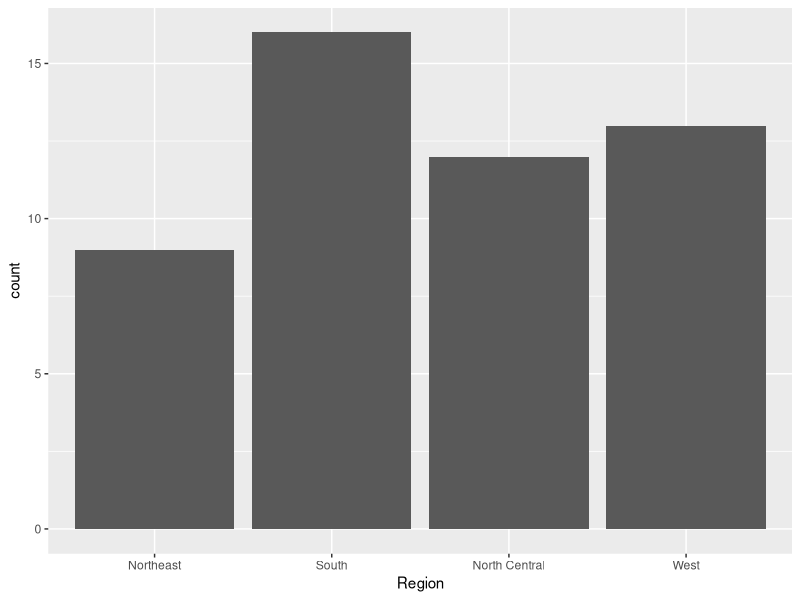
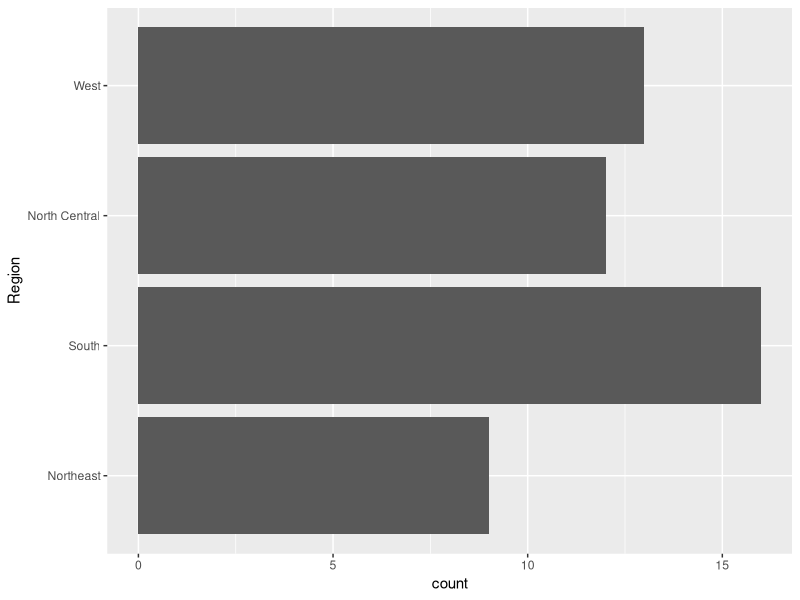
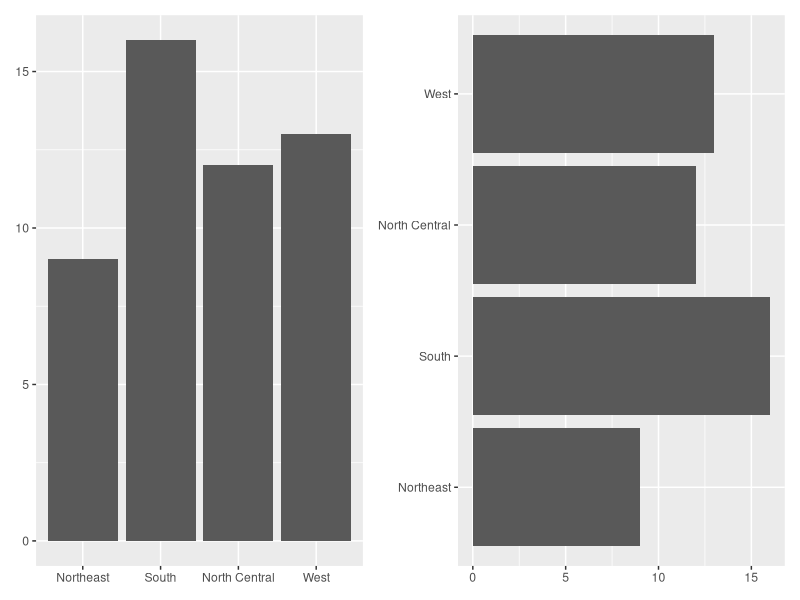
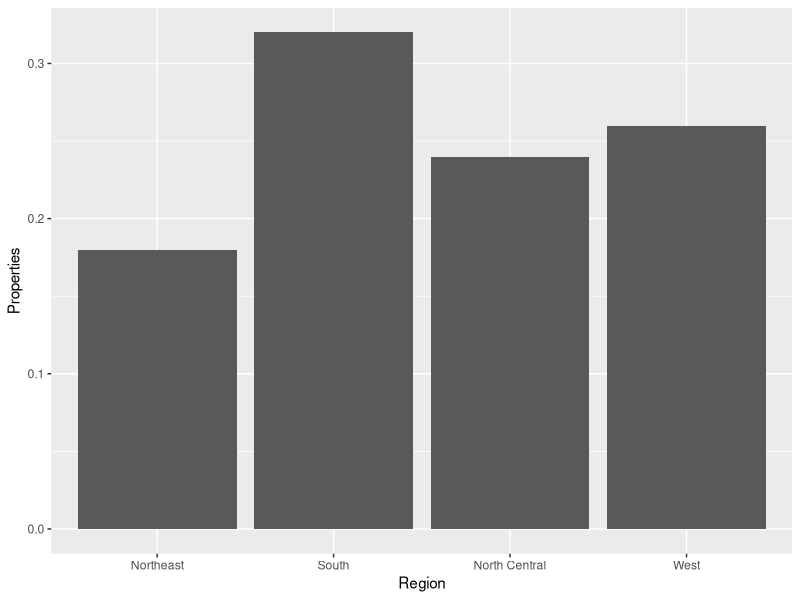
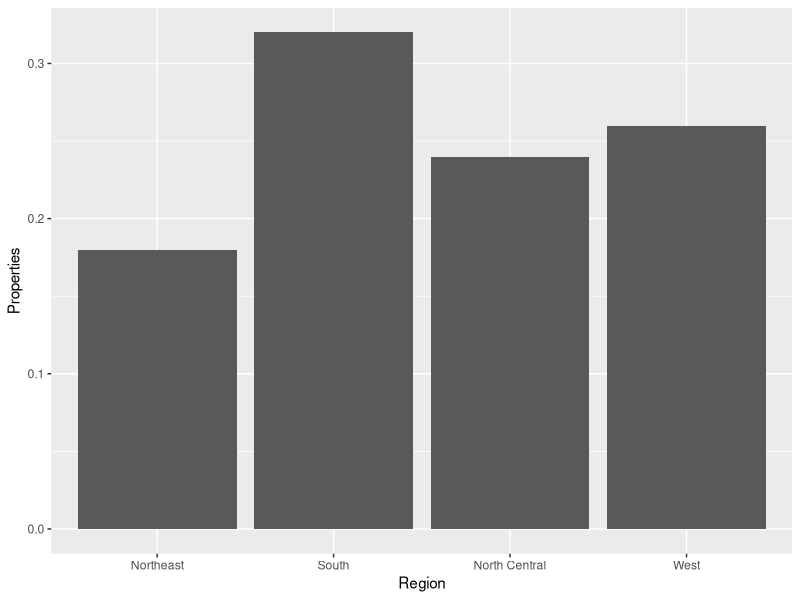
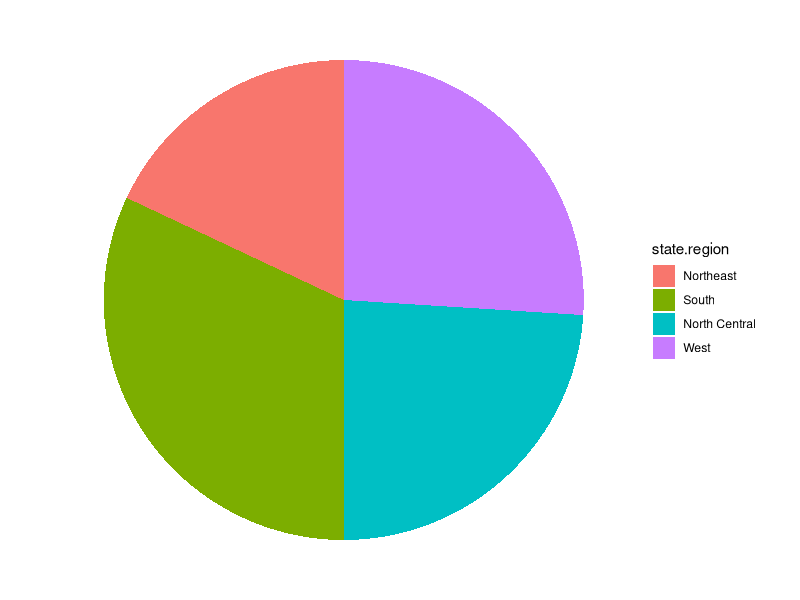
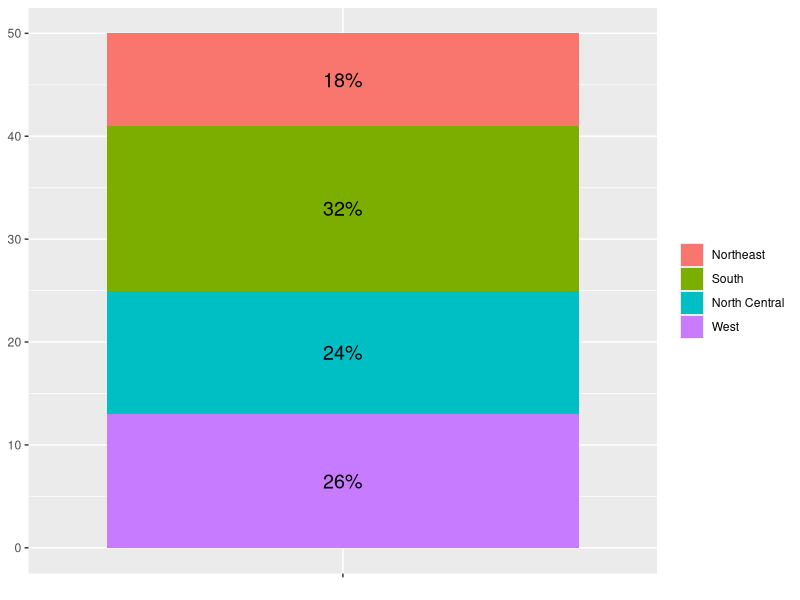
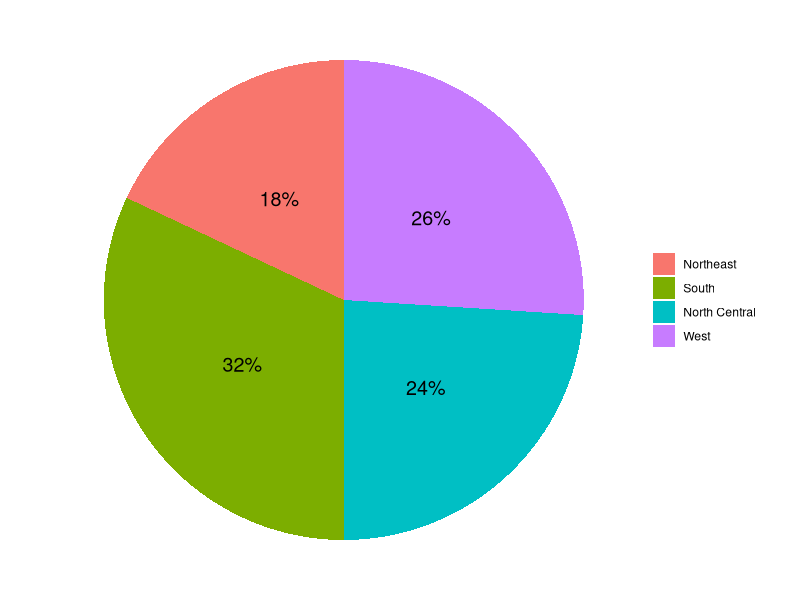

The R script that drew these images, in order:
#ggplot2에 의한 자료 탐색
library(tidyverse)

#일변량 자료인 경우 (범주형 변수가 한 개인 경우)
#state.region data
str(state.region)
state.region[1:10]
#요인이 자료인 경우 - geom_bar()로 막대그래프 작성 
#geom_bar()는 디폴트가 count임
tibble(state.region) |> 
  print(n=3)
#수직 방향 그래프
tibble(state.region) |> 
  ggplot() + 
  geom_bar(aes(x= state.region)) +
  xlab("Region")
#수평 방향 그래프 (범주의 label이 길 때 용이)
tibble(state.region) |> 
  ggplot() + 
  geom_bar(aes(y= state.region)) +
  ylab("Region")

#도수분포가표가 자료인 경우-> geom_col()을 이용
#geom_col()은 따로 디폴트가 없음 
library(patchwork)
df_state_1 <- tibble(state.region) |> 
  count(state.region)
install.packages("patchwork")
df_state_1

#수직 , 수평 방향 그래프
bar1 <- ggplot(df_state_1, aes(x=state.region, y=n))+
  geom_col()+
  labs(x= NULL, y = NULL)
bar2 <- ggplot(df_state_1, aes(y=state.region, x=n))+
  geom_col()+
  labs(x= NULL, y = NULL)
bar1 + bar2

#상대도수로 막대그래프 작성 -> bar 그래프에서 after_stat(prop) 사용
#group = 1을 매핑 함수에 추가해야 상대도수별 막대그래프 생성 가능
tibble(state.region) |> 
  ggplot() +
  geom_bar(aes(x=state.region, y=after_stat(prop), group = 1))+
  labs(x="Region", y="Properties")
#상대도수 직접 변수 생성 후 그래프 작성
df_state_1_1 <- tibble(state.region) |>
  count(state.region) |> 
  mutate(p = n/sum(n))
df_state_1_1

ggplot(df_state_1_1) +
  geom_col(aes(x=state.region, y=p))+
  labs(x="Region", y="Properties")

#파이그래프 작성 -> coord_polar() 사용
tibble(state.region) |> 
  ggplot() + 
  geom_bar(aes(x="", fill=state.region))+
  labs(x=NULL, y=NULL)+
  coord_polar(theta = "y")+
  theme_void()

#percent()를 사용하여 %기호가 있는 백분율 변수 생성
library(scales)

df_state_2 <-
  tibble(state.region) |> 
  count(state.region) |> 
  mutate(pct = percent(n/sum(n)))
#확인 출력
df_state_2 |> 
  print()

#라벨로 추가하여 막대 그래프 생성
#geom_text 적용하려면 글로벌 매핑(ggpolot에 aes 함수 사용) 해야함
x<-df_state_2 |> 
  ggplot(aes(x="", y=n, fill=state.region)) +
  geom_col()+
  geom_text(aes(label = pct), size=5,
            position= position_stack(vjust=0.5))+
  labs(x = NULL, y= NULL, fill = NULL)
x
#라벨링한 막대그래프 파이그래프로 변환
x + 
  coord_polar(theta = "y")+
  theme_void()

#이변량 및 다변량 범주형 자료 탐색
#패키지에 데이터만 불러올때는 library 대신 data() 사용
data(Arthritis, package="vcd")
head(Arthritis)

#1차원 도수분포표 작성 : 함수 table()
my_table1 <- with(Arthritis, table(Improved))
my_table1

#1차원 상대도수분포표 작성 : 함수 prop.table()
#기존의 도수분포표를 그대로 넣으면 인자들이 상대도수로 변경됨
prop.table(my_table1)
#소수점 맞추기(option으로 조절)
options("digits" = 2)
prop.table(my_table1)

#2차원 분할표 작성
#2차원 분할표에서 확인해야할 점은 원 데이터에서 어떤 관계에 포커스를 두냐이다
my_table2 <- with(Arthritis, table(Treatment, Improved))
my_table2
#상대도수로 변환
prop.table(my_table2)

#조건변수에 따라 해석이 달라짐
#행 변수
prop.table(my_table2, 1)
#열 변수
prop.table(my_table2, 2)

#요인의 범주 합치기
Arthritis |> 
  count(Improved)

#factor()에 의한 통합
#factor로 모든 범주의 라벨을 바꾸어 통합하는 방법
#범주 개수가 적으면 사용 가능하나 개수가 많으면 사용하기 힘듦
Arthritis |> 
  mutate(Improved = factor(Improved,
                           labels = c("No", "Yes", "Yes")
                           )
         ) |> 
  count(Improved)

#함수 forcats::fct_recode()
#바꾸고자하는 범주의 level만 변경할 수 있음
Arthritis |> 
  mutate(Improved = fct_recode(Improved, No = "None", Yes = "Some",
                               Yes = "Marked")) |> 
  count(Improved)
